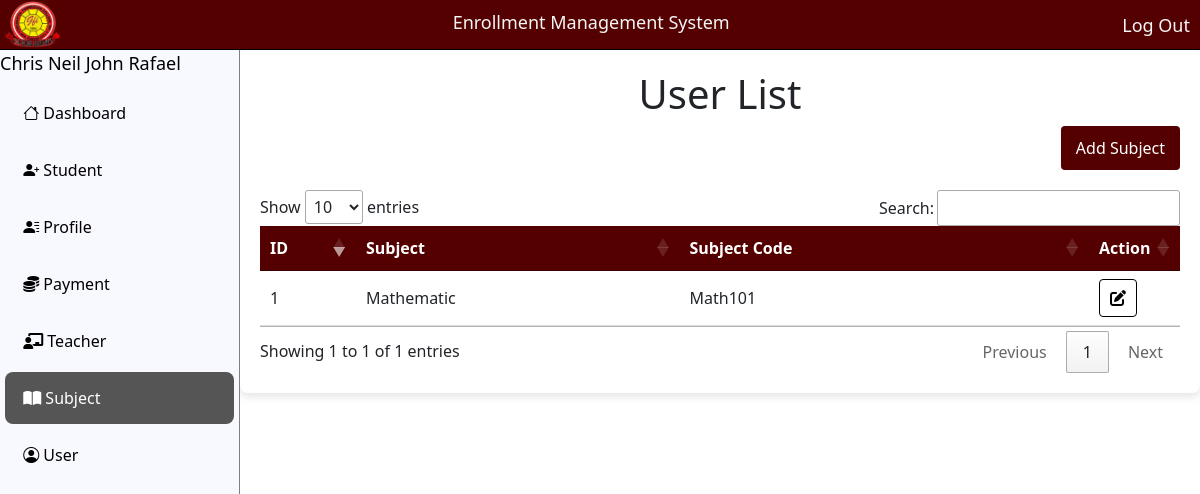
The app's page /subject/index.php (signed in) with its own data.
### tables this page shows
CREATE TABLE `user` (
  `id` int(11) NOT NULL,
  `name` varchar(220) NOT NULL,
  `username` varchar(200) NOT NULL,
  `role` varchar(200) NOT NULL,
  `password` varchar(200) NOT NULL,
  `del_status` varchar(12) NOT NULL
);

CREATE TABLE `subject` (
  `id` int(11) NOT NULL,
  `subject` varchar(20) NOT NULL,
  `subject_code` varchar(20) NOT NULL,
  `grade_lvl` int(11) NOT NULL,
  `del_status` varchar(12) NOT NULL
);

### subject/index.php (the view, shortened to what this page needs)
<!DOCTYPE html>
    <html lang="en">
    <head>
        <link rel="stylesheet" href="../assets/css/css.css">
        <link rel="stylesheet" href="'../assets/js/jquery-3.5.1.js">
        <link rel="stylesheet" href="https://cdn.datatables.net/1.13.7/css/jquery.dataTables.min.css">
    </head>
    <body>
    <?php
        $page = 'subject';
        include '../navbar.php';
        include "../database/db.php";
    ?>
    <div class="content">
        <h1>User List</h1>
        <div class="search-box">
        <a href="add.php?page=user" class=""><button>Add Subject</button></a>
        </div>
        <table id="example" class="data list">
            <thead>
                <tr>
                    <th style="width: 60px;">ID</th>
                    <th>Subject</th>
                    <th>Subject Code</th>
                    <th style="width: 55px;">Action</th>
                </tr>
            </thead>
            <tbody id="">
                <?php
                $squery = mysqli_query($conn, "SELECT * FROM subject WHERE del_status != 'deleted' ORDER BY id DESC;");
                while ($row = mysqli_fetch_array($squery)) {
                ?>
                <tr class="table-row" >
                    <td><?php echo $row ['id']; ?></td>
                    <td><?php echo $row['subject']; ?></td>
                    <td><?php echo $row['subject_code']; ?></td>
                    <td class="action">
                        <a class="view" href="edit.php?id=<?php  ?>"><i class="fa-solid fa-pen-to-square"></i></a>
                    </td>
                </tr>
                <?php  } ?>
            </tbody>
        </table>
    </div>
    </body>
    </html>

### navbar.php (shortened to what this page needs)
 <?php
include "../database/db.php";
$id=$_SESSION["id"];
$sql="SELECT * FROM user WHERE id='$id'";
$result=mysqli_query($conn,$sql);
$row=mysqli_fetch_assoc($result);
$name=$row['name'];
$role = $row['role'];
 ?>
<head>
    <link rel="stylesheet" href="https://cdn.jsdelivr.net/npm/bootstrap-icons@1.10.0/font/bootstrap-icons.css">
    <link rel="stylesheet" href="https://cdn.jsdelivr.net/npm/bootstrap@5.3.0/dist/css/bootstrap.min.css">
    <link rel="stylesheet" href="../assets/css/bootstrap@5.3.0.css">
    <link rel="stylesheet" href="https://cdnjs.cloudflare.com/ajax/libs/font-awesome/6.0.0-beta3/css/all.min.css">
    <link rel="stylesheet" href="../bootstrap/font-awesome/font-awesome.css">
    <link rel="stylesheet" href="../bootstrap/bootstrap.min.css">
    <link rel="stylesheet" href="../assets/navbar/navbar.css">
</head>
<header class="navbar-header">
    <img src="../file_index/image/jhslogo.png" alt="School Logo" class="image-logo">
    <h2 class="title-page">Enrollment Management System</h2>
    <a href="../logout.php" class="tittle-link">Log Out</a>
</header>
<div class="main-container">
    <div class="side-container">
        <div class="info">
        <span class="tittle-link" style="color:black;align-text:center;"> <?php echo $name; ?> </span>
        </div>
        <div class="side-bar">
            <ul class="selection">
            <li><a href="../dashboard/" class="<?php if ($page == 'dashboard') echo 'active'; ?>">&nbsp;<i class="bi bi-house"></i> Dashboard</a></li>
                <li><a href="../student/" class="<?php if ($page == 'student') echo 'active'; ?>">&nbsp;<i class="bi bi-person-plus-fill"></i> Student</a></li>
                <li><a href="../profile/" class="<?php if ($page == 'profile') echo 'active'; ?>">&nbsp;<i class="bi bi-person-lines-fill"></i> Profile</a></li>
                <li><a href="../casheir/" class="<?php if ($page == 'casheir') echo 'active'; ?>">&nbsp;<i class="fa-solid fa-coins"></i> Payment</a></li>
                <li><a href="../teacher/" class="<?php if ($page == 'teacher') echo 'active'; ?>">&nbsp;<i class="fa-solid fa-chalkboard-teacher"></i> Teacher</a></li>
                <li><a href="../subject/" class="<?php if ($page == 'subject') echo 'active'; ?>">&nbsp;<i class="fa-solid fa-book-open"></i> Subject</a></li>
                <?php if ($role == "admin"){ ?>
                <li><a href="../user/" class="<?php if ($page == 'user') echo 'active'; ?>">&nbsp;<i class="bi bi-person-circle"></i> User</a></li>
                <?php } ?>
            </ul>
        </div>
    </div>
</div>

### assets/css/css.css (style rules this page uses)
body { font-family: Arial, sans-serif; margin: 0; padding: 0; }
.content { overflow: hidden; margin-left:auto; width: 80%; background-color: #fff; padding: 20px; border-radius: 8px; box-shadow: 0 4px 8px rgba(0, 0, 0, 0.1); }
h1 { color: #333; text-align: center; }
.search-box { display: flex; justify-content: flex-end; margin-bottom: 20px; }
.search-box a { text-decoration: none; }
.search-box button { padding: 10px 15px; background-color: #550000; color: white; border: none; border-radius: 4px; cursor: pointer; }
.data { width: 100%; border-collapse: collapse; margin-top: 20px; }
.data th, .data td { padding: 12px 15px; text-align: left; border-bottom: 1px solid #ddd; }
.data th { background-color:#550000; color: white; }
.data td a { text-decoration: none; color: black; }
.action { display: flex; gap: 10px; }
.action a { padding: 6px 10px; background-color: #fff; color: black; border: black solid 1px; border-radius: 4px; text-decoration: none; }
.search-box { margin-left: auto; }

### assets/navbar/navbar.css (style rules this page uses)
* { margin: 0; padding: 0; box-sizing: border-box; }
.navbar-header { position: fixed; display: flex; width: 100%; background-color: #550000; height: 50px; justify-content: space-between; border-bottom: 1px black solid; }
.tittle-link { padding: 12px 0px; text-align: right; text-decoration: none; color: whitesmoke; font-size: 18px; margin-right: 10px; }
.title-page { padding: 12px 0px; color: whitesmoke; font-size: 18px; text-align: left; }
.image-logo { width: 55px; margin-left: 5px; }
.main-container { display: flex; }
.side-container { margin-top: 50px; width: 20%; height: 95vh; background-color: ghostwhite; border-right: 1px solid grey; position: fixed; }
.side-bar ul { list-style-type: none; padding: 5px; }
.side-bar ul li a { display: block; color: black; text-align: left; margin: 5px 0; padding: 14px; text-decoration: none; border-radius: 8px; transition: background-color 0.3s ease; }
.side-bar ul li a.active { background-color: #555; color: white; }

### records on screen
user: name "Chris Neil John Rafael"
subject: id "1", subject "Mathematic", subject_code "Math101"
